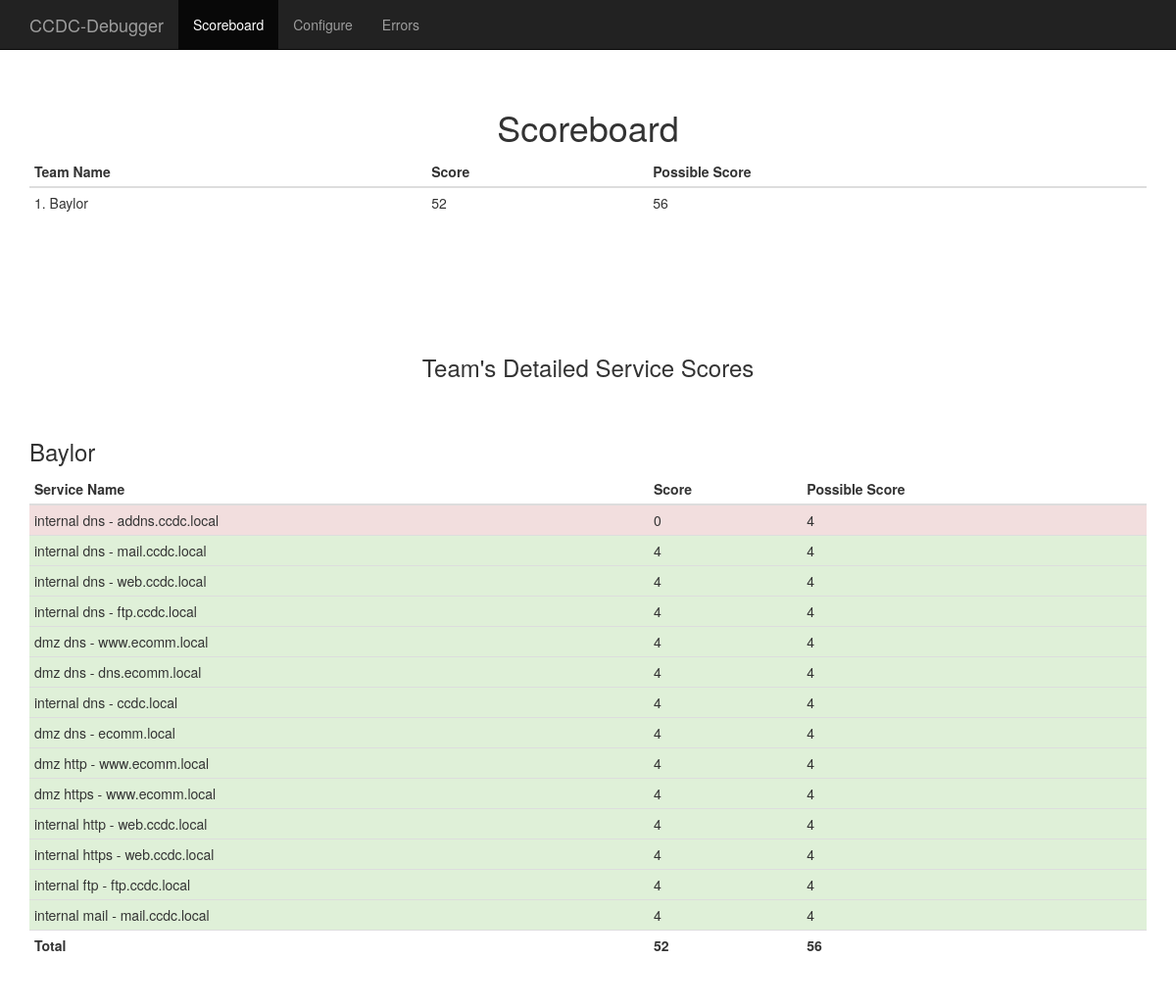
The app's page /scoreboard with its own data.
### tables this page shows
CREATE TABLE team (
    team_id INTEGER PRIMARY KEY ASC,
    team_name TEXT NOT NULL
);

CREATE TABLE service (
    service_id INTEGER PRIMARY KEY ASC,
    service_type_id INTEGER NOT NULL,
    team_id INTEGER NOT NULL,
    service_name TEXT NOT NULL,
    service_connection TEXT NOT NULL,
    service_request TEXT NOT NULL,
    service_expected_result TEXT NOT NULL,
    service_active INTEGER NOT NULL DEFAULT 1,
    FOREIGN KEY (service_type_id) REFERENCES service_type(service_type_id),
    FOREIGN KEY (team_id) REFERENCES team(team_id)
);

### debugger.py (the view)
@app.route('/scoreboard')
def scoreboard():
    return render_template('scoreboard.html')

### debugger.py (called while the page is built)
def database_connect():
    try:
        conn = sqlite3.connect('./data/debugger.db')
        conn.row_factory = sqlite3.Row
        return conn
    except Exception as e:
        print "Error connecting to database. Must run 'flask setup' prior to running. Error message: " + str(e)
        sys.exit()

def execute_db_query(query, args=None):
    conn = database_connect()
    cur = conn.cursor()
    if(args):
        cur.execute(query, args)
    else:
        cur.execute(query)
    conn.commit()
    results = cur.fetchall()
    cur.close()
    conn.close()
    return results

@app.context_processor
def utility_processor():
    return dict(execute_db_query=execute_db_query)

### templates/scoreboard.html (shortened to what this page needs)
<!DOCTYPE html>
<html lang="en">
  <head>
    <link href="{{ url_for('static', filename='css/bootstrap.min.css') }}" rel="stylesheet">
    <link href="{{ url_for('static', filename='css/starter-template.css') }}" rel="stylesheet">
  </head>
  <body>
    <nav class="navbar navbar-inverse navbar-fixed-top">
      <div class="container">
        <div class="navbar-header">
          <a class="navbar-brand" href="scoreboard">CCDC-Debugger</a>
        </div>
        <div id="navbar" class="collapse navbar-collapse">
          <ul class="nav navbar-nav">
            <li class="active"><a href="scoreboard">Scoreboard</a></li>
            <li><a href="configure">Configure</a></li>
            <li><a href="errors">Errors</a></li>
          </ul>
        </div>
      </div>
    </nav>
    <div class="starter-template">
      <h1>Scoreboard</h1>
      <div class="container">
        <table class="table table-condensed">
          <thead>
            <tr>
              <th>Team Name</th>
              <th>Score</th>
              <th>Possible Score</th>
            </tr>
          </thead>
          <tbody>
          {% for team in execute_db_query('select team.team_name, team.team_id, sum(poll_score) as s from team join service on(team.team_id=service.team_id) join poll on(poll.service_id=service.service_id) group by team.team_name, team.team_id order by s DESC') %}
            <tr>
              <td>{{ loop.index }}. {{ team['team_name'] }}</td>
              <td>{{ team['s'] }}</td>
              <td>{{ execute_db_query('select count(poll_score) as c FROM poll join service on(poll.service_id=service.service_id) WHERE service.team_id = ?', [team['team_id']])[0]['c'] }}</td>
            </tr>
          {% endfor %}
          </tbody>
        </table>
        <br><br><br>
        <h3 class="starter-template">Team's Detailed Service Scores</h3>
        {% for team in execute_db_query('select * from team') %}
        <table class="table table-condensed">
          <h3>{{ team['team_name'] }}</h3>
          <thead>
            <tr>
              <th>Service Name</th>
              <th>Score</th>
              <th>Possible Score</th>
            </tr>
          </thead>
          <tbody>
          {% for service in execute_db_query('select * from service where service.team_id = ?', [team['team_id']]) %}
            {% set db_result = execute_db_query('select poll_score from poll where service_id = ? ORDER BY poll_time DESC LIMIT 1', [service['service_id']]) %}
            {% if db_result|length <= 0 %}
              <tr>
            {% elif db_result[0]['poll_score'] == 0 %}
              <tr class='danger'>
            {% else %}
              <tr class='success'>
            {% endif %}
              <td>{{ service['service_name'] }}</td>
              <td>{{ execute_db_query('select sum(poll_score) as s FROM poll WHERE poll.service_id = ?', [service['service_id']])[0]['s'] }}</td>
              <td>{{ execute_db_query('select count(poll_score) as c FROM poll WHERE poll.service_id= ?', [service['service_id']])[0]['c'] }}</td>
            </tr>
          {% endfor %}
            <tr>
              <td><b>Total</b></td>
              <td><b>{{ execute_db_query('select sum(poll_score) as s FROM poll join service on(poll.service_id = service.service_id) WHERE service.team_id = ?', [team['team_id']])[0]['s'] }}</b></td>
              <td><b>{{ execute_db_query('select count(poll_score) as c FROM poll join service on(poll.service_id = service.service_id) WHERE service.team_id = ?', [team['team_id']])[0]['c'] }}</b></td>
            </tr>
          </tbody>
        </table>
        {% endfor %}
      </div>
  </body>
</html>

### static/css/starter-template.css (style rules this page uses)
body { padding-top: 50px; }
td { white-space:pre }
.starter-template { padding: 40px 15px; text-align: center; }
.container { text-align: left; }

### records on screen
team: team_name "Baylor", s "52", execute_db_query "56", execute_db_query "52"
service: service_name "internal dns - addns.ccdc.local", execute_db_query "0", execute_db_query "4"
service: service_name "internal dns - mail.ccdc.local", execute_db_query "4"
service: service_name "internal dns - web.ccdc.local", execute_db_query "4"
service: service_name "internal dns - ftp.ccdc.local", service_id "4"
service: service_name "dmz dns - www.ecomm.local", execute_db_query "4"
service: service_name "dmz dns - dns.ecomm.local", execute_db_query "4"
service: service_name "internal dns - ccdc.local", execute_db_query "4"
service: service_name "dmz dns - ecomm.local", execute_db_query "4"
service: service_name "dmz http - www.ecomm.local", execute_db_query "4"
service: service_name "dmz https - www.ecomm.local", execute_db_query "4"
service: service_name "internal http - web.ccdc.local", execute_db_query "4"
service: service_name "internal https - web.ccdc.local", execute_db_query "4"
service: service_name "internal ftp - ftp.ccdc.local", service_type "4"
service: service_name "internal mail - mail.ccdc.local", execute_db_query "4"
